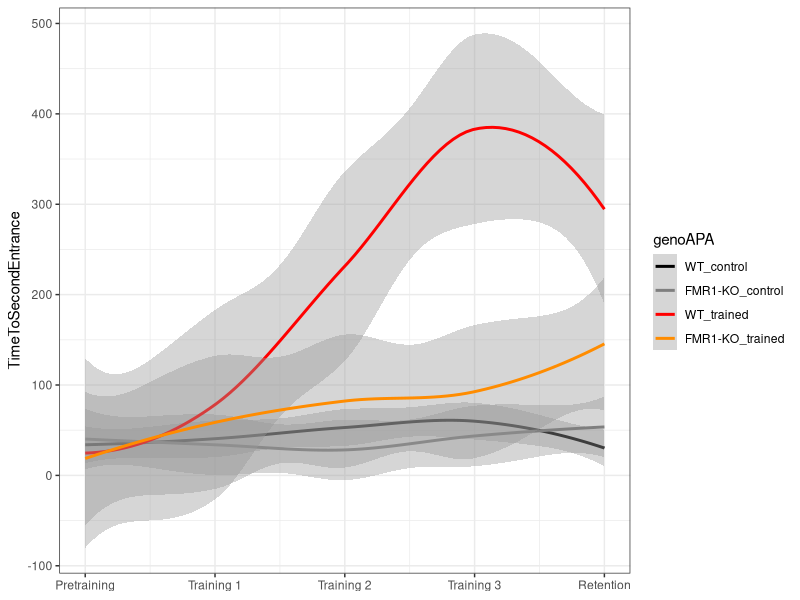
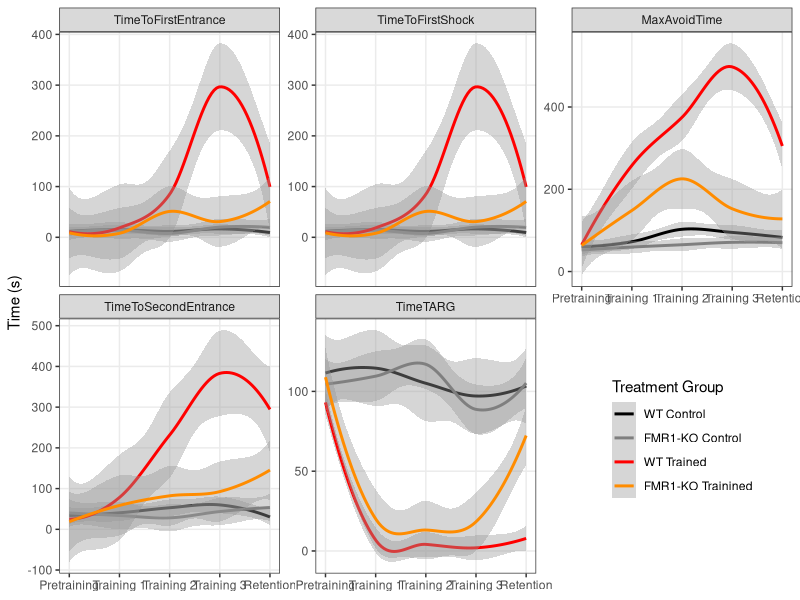
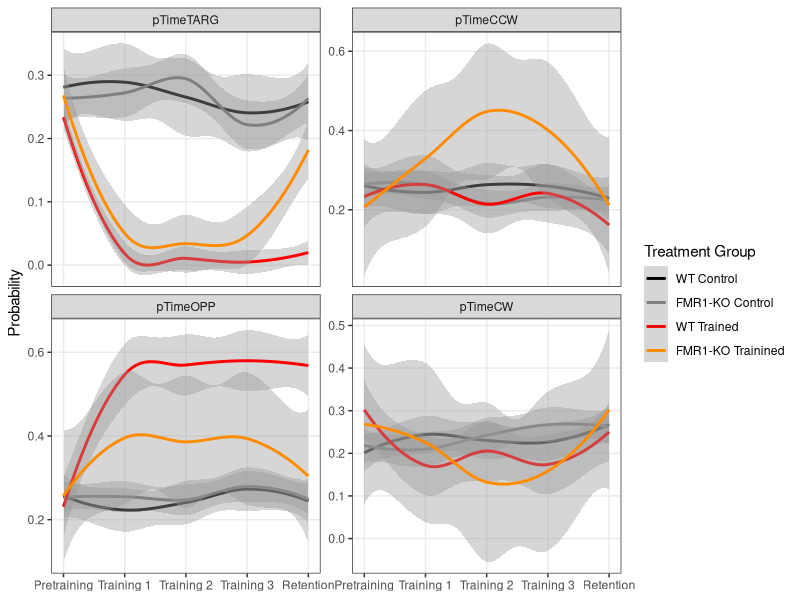
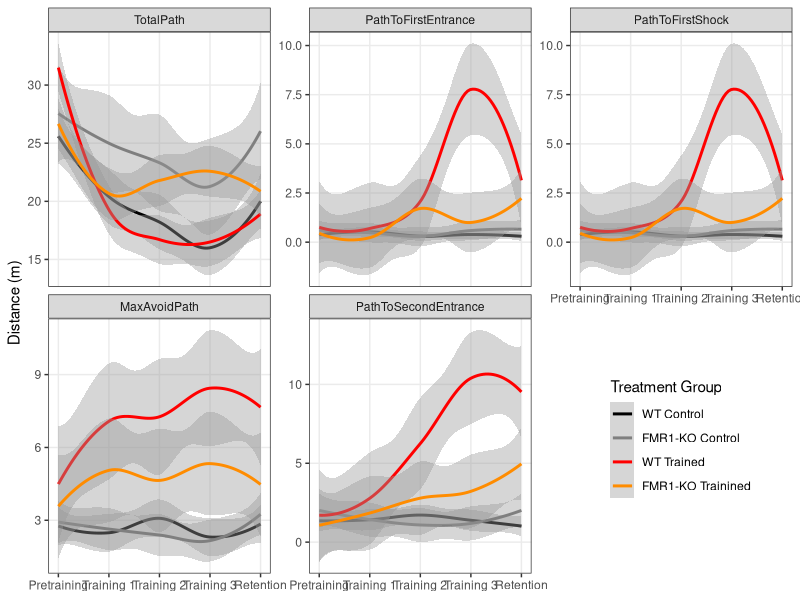
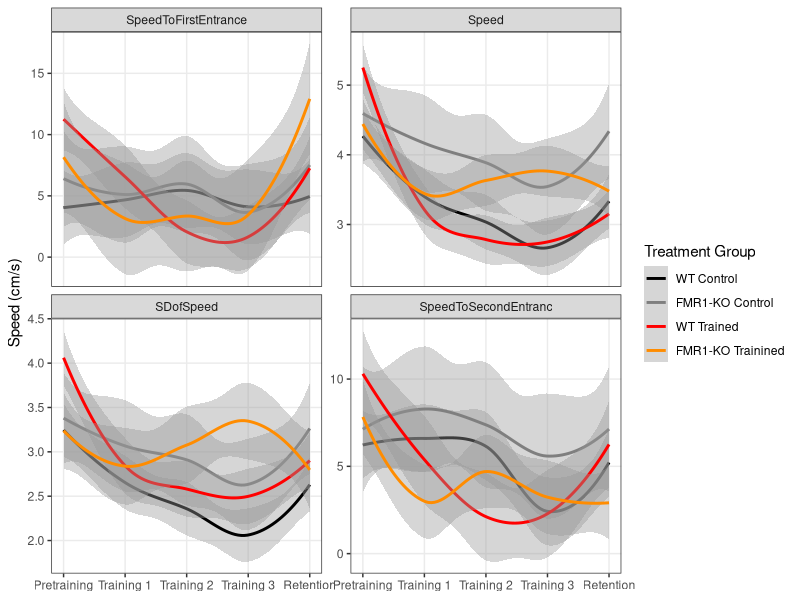
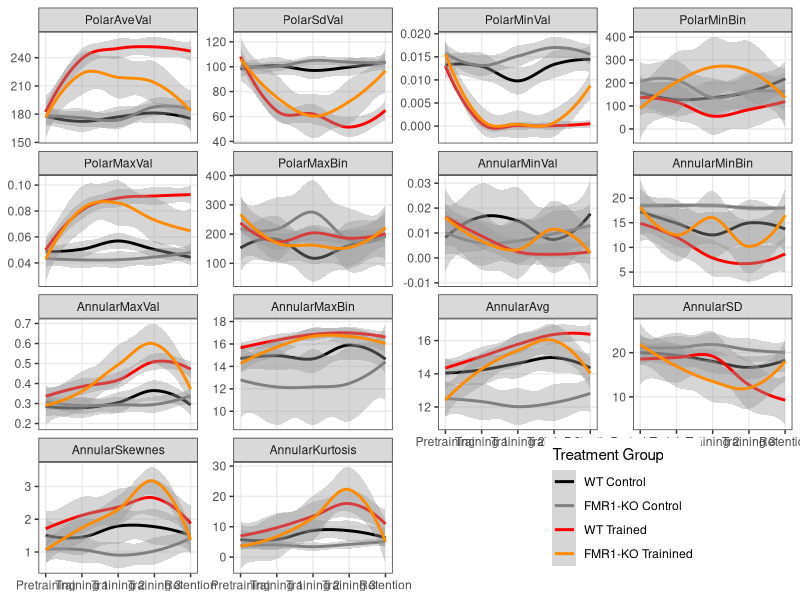
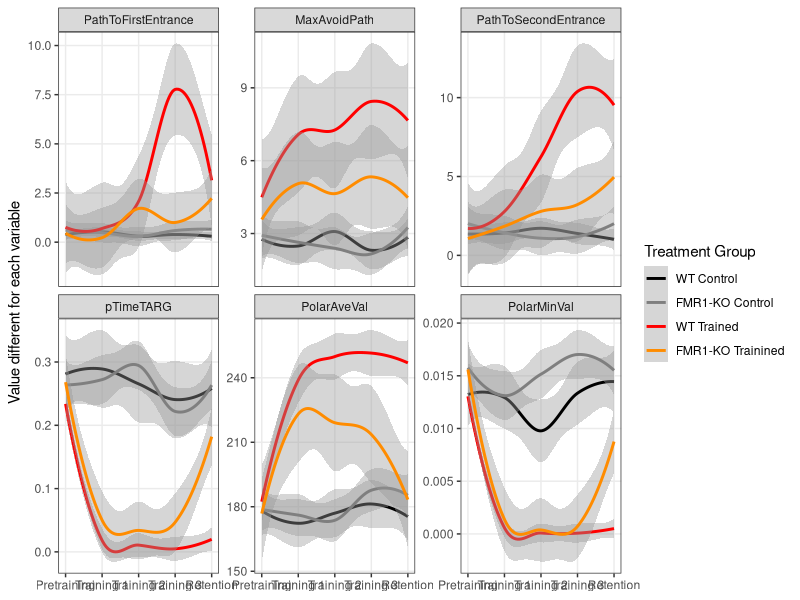
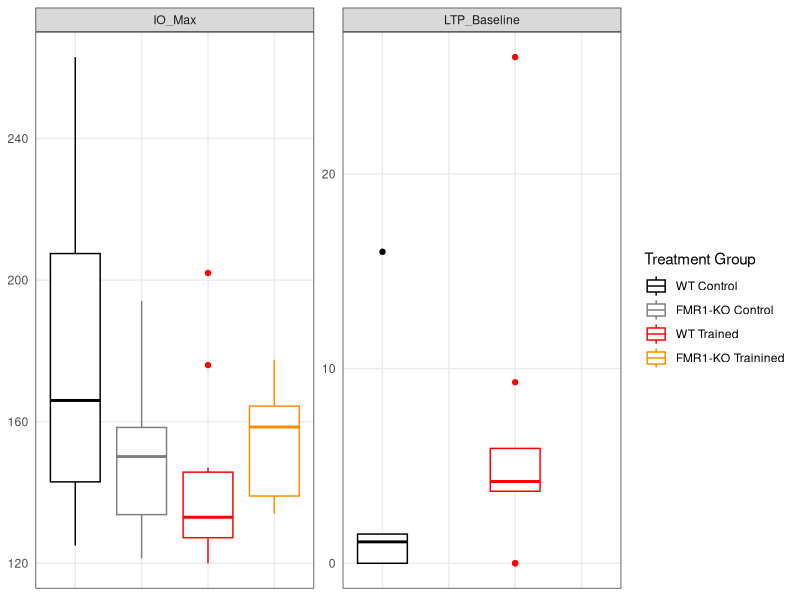

The R source for these figures, in order: (Note: this script raises an error after producing the figures.)
# Part 1: Reading and analyzing beahvior and physiology data

## load libraries -----
library(dplyr) ## for filtering and selecting rows
library(plyr) ## for renmaing factors
library(ggplot2) ## for awesome plots!
library(reshape2) #@ for melting dataframe
library(ggdendro) ## for dendrograms!!

## wrangle the raw wt and fmr1 dataframes ----

## read the data 
setwd("~/Github/qPCR-mouse/Rayna/2013/data")
wt <- read.csv("01_WTbehavephys.csv", header=TRUE, stringsAsFactors = FALSE, na.strings = c("", "ND", "N/A"))
fmr1 <- read.csv("01_FMR1behavephys.csv", header=TRUE, stringsAsFactors = FALSE, na.strings = c("", "ND", "N/A"))

## fixing columns both fmr1 and wt are as equivilent as possible
wt$filename <- as.character(paste(wt$filename, wt$X, sep="_")) ## mgerge 2 columns 

## delete obsolete columns
wt$X <- NULL 
wt$X.1 <- NULL
fmr1$X <- NULL
wt$next. <- NULL
fmr1$next. <- NULL
fmr1$PopSpike.max........mV. <- NA  ## add column
fmr1$PospSpike.Probability <- NA  ## add column
fmr1 <- fmr1[-c(75:80), ] ## removing rows
names(wt)
names(fmr1)


## create ind column with a animal name that matches qpcr (e.g "FMR1 AB" or "BL 19")
wt$ind <- wt$filename
head(wt$ind)
wt$ind <- gsub("[[:blank:]]*bl", "BL ", wt$ind) ##removed blank space then changes bl1... to BL 1...
wt$ind <- gsub("D[[:print:]]*", "", wt$ind) ## deletes the D (for Day) and everythign thereafter
wt$ind

fmr1$ind <- fmr1$filename
fmr1$ind <- gsub("RoomTrack_", "", fmr1$ind) ##remove RommTrack_"
fmr1$ind <- gsub("fmr1", "FMR1 ", fmr1$ind) ## changes to FMR1
fmr1$ind <- gsub("frm1", "FMR1 ", fmr1$ind) ## because one was typed wrong
fmr1$ind <- gsub("wildtype", "BL ", fmr1$ind) ## that one wildtype sample name
fmr1$ind <- gsub("_[ptr][[:print:]]*", "", fmr1$ind) ##deletes the rest of the filename
fmr1$ind

## rename columns
names(wt)[3] <- "TotalTime"
names(wt)[4] <- "TotalPath"
names(wt)[5] <- "Entrances"
names(wt)[6] <- "TimeToFirstEntrance"
names(wt)[7] <- "PathToFirstEntrance"
names(wt)[8] <- "SpeedToFirstEntrance"
names(wt)[9] <- "EntrancePerDistance"
names(wt)[10] <- "TotalShocks"
names(wt)[11] <- "TimeToFirstShock"
names(wt)[12] <- "PathToFirstShock"
names(wt)[13] <- "Speed"
names(wt)[14] <- "SDofSpeed"
names(wt)[15] <- "LineArity"
names(wt)[16] <- "MaxAvoidTime"
names(wt)[17] <- "MaxAvoidPath"
names(wt)[18] <- "TimeToSecondEntrance"
names(wt)[19] <- "PathToSecondEntrance"
names(wt)[20] <- "SpeedToSecondEntranc"
names(wt)[21] <- "TimeTARG"
names(wt)[22] <- "pTimeTARG"
names(wt)[23] <- "pTimeCCW"
names(wt)[24] <- "pTimeOPP"
names(wt)[25] <- "pTimeCW"
names(wt)[26] <- "RayleigLength"
names(wt)[27] <- "RayleigAngle"
names(wt)[28] <- "PolarAveVal"
names(wt)[29] <- "PolarSdVal"
names(wt)[30] <- "PolarMinVal"
names(wt)[31] <- "PolarMinBin"
names(wt)[32] <- "MinLoBin"
names(wt)[33] <- "MinHiBin"
names(wt)[34] <- "PolarMaxVal"
names(wt)[35] <- "PolarMaxBin"
names(wt)[36] <- "MaxLoBin"
names(wt)[37] <- "MaxHiBin"
names(wt)[38] <- "AnnularMinVal"
names(wt)[39] <- "AnnularMinBin"
names(wt)[40] <- "AnnularMaxVal"
names(wt)[41] <- "AnnularMaxBin"
names(wt)[42] <- "AnnularAvg"
names(wt)[43] <- "AnnularSD"
names(wt)[44] <- "AnnularSkewnes"
names(wt)[45] <- "AnnularKurtosis"
names(wt)[46] <- "ind_bad"
names(wt)[47] <- "genotype_bad"
names(wt)[48] <- "APA"
names(wt)[49] <- "TotalLocomotorActivity"
names(wt)[50] <- "LastLocomotorActivity"
names(wt)[51] <- "TotalPunishment"
names(wt)[53] <- "LastPunishment"
names(wt)[54] <- "LastTotalEntrances"
names(wt)[55] <- "T1Retention"
names(wt)[56] <- "T2Retention"
names(wt)[57] <- "IO_Max"
names(wt)[58] <- "LTP_Baseline"
names(wt)[59] <- "LTP_Baseline_SD"
names(wt) # check all good

## do same for fmr1
names(fmr1)[3] <- "TotalTime"
names(fmr1)[4] <- "TotalPath"
names(fmr1)[5] <- "Entrances"
names(fmr1)[6] <- "TimeToFirstEntrance"
names(fmr1)[7] <- "PathToFirstEntrance"
names(fmr1)[8] <- "SpeedToFirstEntrance"
names(fmr1)[9] <- "EntrancePerDistance"
names(fmr1)[10] <- "TotalShocks"
names(fmr1)[11] <- "TimeToFirstShock"
names(fmr1)[12] <- "PathToFirstShock"
names(fmr1)[13] <- "Speed"
names(fmr1)[14] <- "SDofSpeed"
names(fmr1)[15] <- "LineArity"
names(fmr1)[16] <- "MaxAvoidTime"
names(fmr1)[17] <- "MaxAvoidPath"
names(fmr1)[18] <- "TimeToSecondEntrance"
names(fmr1)[19] <- "PathToSecondEntrance"
names(fmr1)[20] <- "SpeedToSecondEntranc"
names(fmr1)[21] <- "TimeTARG"
names(fmr1)[22] <- "pTimeTARG"
names(fmr1)[23] <- "pTimeCCW"
names(fmr1)[24] <- "pTimeOPP"
names(fmr1)[25] <- "pTimeCW"
names(fmr1)[26] <- "RayleigLength"
names(fmr1)[27] <- "RayleigAngle"
names(fmr1)[28] <- "PolarAveVal"
names(fmr1)[29] <- "PolarSdVal"
names(fmr1)[30] <- "PolarMinVal"
names(fmr1)[31] <- "PolarMinBin"
names(fmr1)[32] <- "MinLoBin"
names(fmr1)[33] <- "MinHiBin"
names(fmr1)[34] <- "PolarMaxVal"
names(fmr1)[35] <- "PolarMaxBin"
names(fmr1)[36] <- "MaxLoBin"
names(fmr1)[37] <- "MaxHiBin"
names(fmr1)[38] <- "AnnularMinVal"
names(fmr1)[39] <- "AnnularMinBin"
names(fmr1)[40] <- "AnnularMaxVal"
names(fmr1)[41] <- "AnnularMaxBin"
names(fmr1)[42] <- "AnnularAvg"
names(fmr1)[43] <- "AnnularSD"
names(fmr1)[44] <- "AnnularSkewnes"
names(fmr1)[45] <- "AnnularKurtosis"
names(fmr1)[46] <- "ind_bad"
names(fmr1)[47] <- "genotype_bad"
names(fmr1)[48] <- "APA"
names(fmr1)[49] <- "TotalLocomotorActivity"
names(fmr1)[50] <- "LastLocomotorActivity"
names(fmr1)[51] <- "TotalPunishment"
names(fmr1)[53] <- "LastPunishment"
names(fmr1)[54] <- "LastTotalEntrances"
names(fmr1)[55] <- "T1Retention"
names(fmr1)[56] <- "T2Retention"
names(fmr1)[57] <- "IO_Max"
names(fmr1)[58] <- "LTP_Baseline"
names(fmr1)[59] <- "LTP_Baseline_SD"

## add columns genotype (easier for wt df than for fmr1 df)
wt$genotype <- as.factor("WT")
fmr1$genotype <- ifelse(grepl("fmr1|frm1",fmr1$filename),'FMR1-KO','WT')
fmr1$genotype <- as.factor(fmr1$genotype)

## binding, clearning, filtering, renaming, adding conditions ----

wtfmr1 <- rbind(wt, fmr1) ## combine the datasets into one
wtfmr1 <- filter(wtfmr1, grepl("Room", filename)) ## remove non-data rows
str(wtfmr1)

## making strings factors
wtfmr1$ind <- as.factor(wtfmr1$ind)  
wtfmr1$APA <- as.factor(wtfmr1$APA) 

## making a bunch of columns numeric
wtfmr1[, c(3:45, 49:56, 58:59)] <- sapply(wtfmr1[, c(3:45, 49:56, 58:59)], as.numeric)
str(wtfmr1)

## add column session with APA information
wtfmr1$session <- ifelse(grepl("pretraining|pretrain|Hab", wtfmr1$filename), "pretraining", 
                     ifelse(grepl("training1|Train1", wtfmr1$filename), "training1",
                            ifelse(grepl("training2|Train2", wtfmr1$filename), "training2",
                                   ifelse(grepl("training3|Train3", wtfmr1$filename), "training3",
                                          ifelse(grepl("retention|reten|Retest", wtfmr1$filename), "retention", "NA")))))
wtfmr1$session  ## check that all names good with no NAs                                 
wtfmr1$session <- as.factor(wtfmr1$session)  
wtfmr1$session <- factor(wtfmr1$session, levels = c("pretraining", "training1", "training2", "training3", "retention"))

### separate out the summary columns and clean up / wrangle ----
summary <- filter(wtfmr1, session == "retention")
summary <- summary[c(60:61,48,62,49:59,1)] #select and reorder columns, so animal first
names(summary)
str(summary)

## rename APA to match qpcr data
summary$APA <- revalue(summary$APA, c("untrained" = "control")) 
summary$APA <- factor(summary$APA, levels = c("control", "trained"))
summary$APA

## making a bunch of columns numeric
summary$IO_Max <- gsub("%", "", summary$IO_Max) #remove the percent sign
summary[, c(5:15)] <- sapply(summary[, c(5:15)], as.numeric)

## create genoAPA column
summary$genoAPA <- summary$genoAPA <- as.factor(paste(summary$genotype,summary$APA, sep="_"))
summary$genoAPA <- factor(summary$genoAPA, levels = c("WT_control", "FMR1-KO_control", "WT_trained", "FMR1-KO_trained"))
summary$genoAPA

### improve indiviual session dataframe ----
str(wtfmr1)
wtfmr1 <- wtfmr1[c(60:61,62,1:45)]  # removes summary columns

##create APA dataframe to add APA to wtfrm1
APA <-  summary[c(1:3)] 
wtfmr1 <- left_join(wtfmr1,APA) 
tail(wtfmr1)

## create columns for genotype*APA, genotype*APA*session, and genotype*APA*session*IND
wtfmr1$genoAPA <- wtfmr1$genoAPA <- as.factor(paste(wtfmr1$genotype,wtfmr1$APA, sep="_"))
wtfmr1$genoAPA <- factor(wtfmr1$genoAPA, levels = c("WT_control", "FMR1-KO_control", "WT_trained", "FMR1-KO_trained"))
wtfmr1$genoAPAsession <- as.factor(paste(wtfmr1$genoAPA, wtfmr1$session, sep="_")) #create genoAPAsession column
wtfmr1$genoAPAsessionInd <- as.factor(paste(wtfmr1$genoAPAsession, wtfmr1$ind, sep="_")) #create genoAPAsessionInd column
head(wtfmr1)
names(wtfmr1)

# reorders dataframe
wtfmr1 <- wtfmr1[c(1:4,49:52,5:48)]  
names(wtfmr1)

### melt the wtfmr1 df to make long for graphics
wtfmr1_long <- melt(wtfmr1, id=c("ind","genotype", "APA", "session", "genoAPA", "genoAPAsession", "genoAPAsessionInd", "filename"))
wtfmr1_long$value <- as.numeric(wtfmr1_long$value)
str(wtfmr1_long)

### Beahvior ggplots!!! -----
## create the color palette
FentonPalette <- c('black','grey50','red','darkorange')

## basic format to behavior of 4 groups by session stat smooth
ggplot(data=wtfmr1, aes(as.numeric(x=session), y=TimeToSecondEntrance, color=genoAPA)) + 
  stat_smooth() + theme_bw() + scale_colour_manual(values=FentonPalette) + 
  scale_x_continuous(name =NULL, 
                     labels=c("1" = "Pretraining", "2" = "Training 1", 
                              "3" = "Training 2", "4" = "Training 3", "5" = "Retention"))

## Plots of time in seconds: saved as 1_TimeMeasures
wtfmr1_long %>% 
  filter(grepl("Time", variable)) %>% 
  filter(!grepl("TotalTime|pTime", variable)) %>% 
  ggplot(aes(as.numeric(x=session), y=value, color=genoAPA)) +
  stat_smooth() + facet_wrap(~variable, scales = "free_y") +
  scale_y_continuous(name="Time (s)") + 
  scale_x_continuous(name =NULL, 
                     labels=c("1" = "Pretraining", "2" = "Training 1", 
                              "3" = "Training 2", "4" = "Training 3", "5" = "Retention")) +
  scale_colour_manual(values=FentonPalette, name="Treatment Group",
                      labels=c("WT Control", "FMR1-KO Control", "WT Trained", "FMR1-KO Trainined")) +
  theme_bw() + 
  theme(panel.grid.minor = element_blank(), legend.position = c(0.85, 0.25))

## Plots of pTime (probability): saved as 1_TimeProbability
wtfmr1_long %>% filter(grepl("pTime", variable)) %>% 
  ggplot(aes(as.numeric(x=session), y=value, color=genoAPA)) +
  stat_smooth() + facet_wrap(~variable, scales = "free_y") +
  scale_y_continuous(name="Probability") + 
  scale_x_continuous(name =NULL, 
                     labels=c("1" = "Pretraining", "2" = "Training 1", 
                              "3" = "Training 2", "4" = "Training 3", "5" = "Retention")) +
  scale_colour_manual(values=FentonPalette, name="Treatment Group",
                      labels=c("WT Control", "FMR1-KO Control", "WT Trained", "FMR1-KO Trainined")) +
  theme_bw() + 
  theme(panel.grid.minor = element_blank())

## Plots of path (distance): saved as 1_Path
wtfmr1_long %>% filter(grepl("Path", variable)) %>% 
  ggplot(aes(as.numeric(x=session), y=value, color=genoAPA)) +
  stat_smooth() + facet_wrap(~variable, scales = "free_y") +
  scale_y_continuous(name="Distance (m)") + 
  scale_x_continuous(name =NULL, 
                     labels=c("1" = "Pretraining", "2" = "Training 1", 
                              "3" = "Training 2", "4" = "Training 3", "5" = "Retention")) +
  scale_colour_manual(values=FentonPalette, name="Treatment Group",
                      labels=c("WT Control", "FMR1-KO Control", "WT Trained", "FMR1-KO Trainined")) +
  theme_bw() + 
  theme(panel.grid.minor = element_blank(), legend.position = c(0.85, 0.25))

## Plots of speed: saved as 1_Speed
wtfmr1_long %>% 
  filter(grepl("Speed|speed", variable))%>% 
  ggplot(aes(as.numeric(x=session), y=value, color=genoAPA)) +
  stat_smooth() + facet_wrap(~variable, scales = "free_y") +
  scale_y_continuous(name="Speed (cm/s)") + 
  scale_x_continuous(name =NULL, 
                     labels=c("1" = "Pretraining", "2" = "Training 1", 
                              "3" = "Training 2", "4" = "Training 3", "5" = "Retention")) +
  scale_colour_manual(values=FentonPalette, name="Treatment Group",
                      labels=c("WT Control", "FMR1-KO Control", "WT Trained", "FMR1-KO Trainined")) +
  theme_bw() + 
  theme(panel.grid.minor = element_blank())

## Other Plots of speed: Rayleight, Polar, Annular Stuff : Saved as 1-Other
wtfmr1_long %>% 
  filter(grepl("Rayleigh|Polar|Annular", variable)) %>% 
  ggplot(aes(as.numeric(x=session), y=value, color=genoAPA)) +
  stat_smooth() + facet_wrap(~variable, scales = "free_y") +
  scale_y_continuous(name=NULL) + 
  scale_x_continuous(name =NULL, 
                     labels=c("1" = "Pretraining", "2" = "Training 1", 
                              "3" = "Training 2", "4" = "Training 3", "5" = "Retention")) +
  scale_colour_manual(values=FentonPalette, name="Treatment Group",
                      labels=c("WT Control", "FMR1-KO Control", "WT Trained", "FMR1-KO Trainined")) +
  theme_bw() + 
  theme(panel.grid.minor = element_blank(),legend.position = c(0.775, 0.125))

### Favorite that show leanring diffs
## saved as 1-behaviorplots
wtfmr1_long %>% 
  filter(grepl("pTimeTARG|PolarAveVal|PolarMinVal|MaxAvoidPath|PathToFirstEntrance|PathToSecondEntrance", variable))%>% 
  ggplot(aes(as.numeric(x=session), y=value, color=genoAPA)) +
  stat_smooth() + facet_wrap(~variable, scales = "free_y") +
  scale_y_continuous(name="Value different for each variable") + 
  scale_x_continuous(name =NULL, 
                     labels=c("1" = "Pretraining", "2" = "Training 1", 
                              "3" = "Training 2", "4" = "Training 3", "5" = "Retention")) +
  scale_colour_manual(values=FentonPalette, name="Treatment Group",
                      labels=c("WT Control", "FMR1-KO Control", "WT Trained", "FMR1-KO Trainined")) +
  theme_bw() + 
  theme(panel.grid.minor = element_blank())


### Electrophysiology melting and graphing!!! ---- 

## first, melt the data
head(summary)
summary_long <- melt(summary, id=c("ind","genotype", "APA", "session", "filename", "genoAPA"))
summary_long$value <- as.numeric(summary_long$value)
str(summary_long)

## plot all the summary_long data!: saved as 1-SummaryValues
summary_long %>%
  filter(grepl("IO_Max|LTP_Baseline", variable))%>% 
  filter(!grepl("LTP_Baseline_SD", variable))%>% 
  ggplot(aes(x=genoAPA, y=value, color=genoAPA)) +
  geom_boxplot() +  facet_wrap(~variable, scales = "free_y") +
  theme_bw() +
  scale_y_continuous(name=NULL) + 
  scale_x_discrete(name=NULL) + 
  scale_colour_manual(values=FentonPalette, name="Treatment Group",
                      labels=c("WT Control", "FMR1-KO Control", "WT Trained", "FMR1-KO Trainined")) +
  theme_bw() + 
  theme(panel.grid.minor = element_blank(),
        axis.text.x = element_blank(), 
        axis.ticks = element_blank())

### Correlation plot 1 : all data for individuals ----

## first, make the data a matrix with genoAPAsessionInd as the row names
wtfmr1_matrix <- wtfmr1    #create new dataframe
rownames(wtfmr1_matrix) <- wtfmr1_matrix$genoAPAsessionInd     # set $genoAPAsessionInd as rownames
names(wtfmr1_matrix)
wtfmr1_matrix <- wtfmr1_matrix[-c(1:8,10)] #delete all non-numeric columns and TotalTime
head(wtfmr1_matrix)
str(wtfmr1_matrix)

## next, compute a correlation matrix and melt
wtfmrt_cormat <- round(cor(wtfmr1_matrix),2) # compute correlations
wtfmrt_cormatlong <- melt(wtfmrt_cormat) # melt
head(wtfmrt_cormatlong)

## heatmap NOT clustered!!! # Saved as 1-beahvheatmap-ind
ggplot(data = wtfmrt_cormatlong, aes(x=X1, y=X2, fill=value)) + 
  geom_tile(color = "white")+
  scale_fill_gradient2(low = "turquoise4", high = "tan4", mid = "white", 
                       midpoint = 0, limit = c(-1,1), space = "Lab", 
                       name="Pearson\nCorrelation") +
  theme_minimal()+ # minimal theme
  theme(axis.text.x = element_text(angle = 45, vjust = 1, 
                                   size = 10, hjust = 1)) +
  scale_x_discrete(name="") +
  scale_y_discrete(name="") 

col <- colorRampPalette(c("turquoise4", "white", "tan4"))(n = 299)
heatmap.2(wtfmrt_cormat, col=col, 
          density.info="none", trace="none", dendrogram=c("row"), 
          symm=F,symkey=T,symbreaks=T, scale="none")
          #cellnote = wtfmrt_cormat, notecol="black")


### Correlation plot 2 : data averaged first by group ----

## create matrix with genoAPAsession average values
wtfmr1_matrix_avg <- wtfmr1    #create new dataframe
names(wtfmr1_matrix_avg)
wtfmr1_matrix_avg <- wtfmr1_matrix_avg[-c(1:5,7:8,51:52)] #delete TotalTime and non-numeric columns EXCEPT genoAPAsession

wtfmr1_matrix_avg <- wtfmr1_matrix_avg %>% 
  group_by(genoAPAsession) %>%
  dplyr::summarise_each(funs(mean))
wtfmr1_matrix_avg <- as.data.frame(wtfmr1_matrix_avg)
rownames(wtfmr1_matrix_avg) <- wtfmr1_matrix_avg$genoAPAsession  # set $genoAPAsession as rownames
wtfmr1_matrix_avg[1] <- NULL
head(wtfmr1_matrix_avg)

## next, compute a correlation matrix and melt
wtfmr1_matrix_avg_cormat <- round(cor(wtfmr1_matrix_avg),2) # compute correlations
head(wtfmr1_matrix_avg_cormat)
wtfmr1_matrix_avg_cormatlong <- melt(wtfmr1_matrix_avg_cormat) # melt
head(wtfmr1_matrix_avg_cormatlong)

## heatmap clustered!!! # Saved as 1-heatmap-group
ggplot(data = wtfmr1_matrix_avg_cormatlong, aes(x=X1, y=X2, fill=value)) + 
  geom_tile(color = "white")+
  scale_fill_gradient2(low = "turquoise4", high = "tan4", mid = "white", 
                       midpoint = 0, limit = c(-1,1), space = "Lab", 
                       name="Pearson\nCorrelation") +
  theme_minimal()+ # minimal theme
  theme(axis.text.x = element_text(angle = 45, vjust = 1, 
                                   size = 10, hjust = 1)) +
  scale_x_discrete(name="") +
  scale_y_discrete(name="") 

heatmap.2(wtfmr1_matrix_avg_cormat, col=col, 
          density.info="none", trace="none", dendrogram=c("row"), 
          symm=F,symkey=T,symbreaks=T, scale="none")


### Not used but useful single plots ----

## simple box plot faceted by genotype colored by genotype
ggplot(data = wtfmr1, aes(x = session, y = TimeToFirstEntrance, fill=genoAPA)) +
  geom_boxplot() + facet_wrap( ~ genoAPA)
## simple box plot colored by genotype
ggplot(data = wtfmr1, aes(x = session, y = TimeToSecondEntrance, by=genoAPA, fill=genoAPA)) +
  geom_boxplot()
## line plots for every individual shown individually
ggplot(data=wtfmr1, aes(as.numeric(x=session), y=pTimeTARG, by=ind, color=genoAPA)) +
  geom_line() + facet_wrap( ~ ind)
## line plots for every individual shown by group
ggplot(data=wtfmr1, aes(as.numeric(x=session), y=TimeToSecondEntrance, by=ind, color=genoAPA)) +
  geom_line() + facet_wrap( ~ genoAPA)
## line plots for every individual shown by group colored by individual
ggplot(data=wtfmr1, aes(as.numeric(x=session), y=PathToSecondEntrance, by=ind, color=ind)) +
  geom_line() + facet_wrap(~ genoAPA) 

## Time to 2nd entrance of 4 groups by session stat smooth
ggplot(data=wtfmr1, aes(as.numeric(x=session), y=TimeToSecondEntrance, color=genoAPA)) + 
  stat_smooth() + # plots line with confidence interval
  scale_y_continuous(name="Time to 2nd Entrance (s)") + # renames x axis
  scale_x_continuous(name =NULL, #removed y axis label
                     labels=c("1" = "Pretraining", "2" = "Training 1",  # renmaes x axis labeles
                              "3" = "Training 2", "4" = "Training 3", "5" = "Retention")) +
  scale_colour_manual(values=FentonPalette, name="Treatment Group", # says use color palete, rename legend
                      labels=c("WT Control", "FMR1-KO Control", "WT Trained", "FMR1-KO Trainined")) + 
  theme_bw() # removes grey background

## some statistics ----
lm1 = lm(data=wtfmr1, TimeToSecondEntrance~genoAPA+session+genoAPA:session)
summary(lm1)
xtabs(data=wtfmr1, ~genoAPA+session)
anova(lm1)
